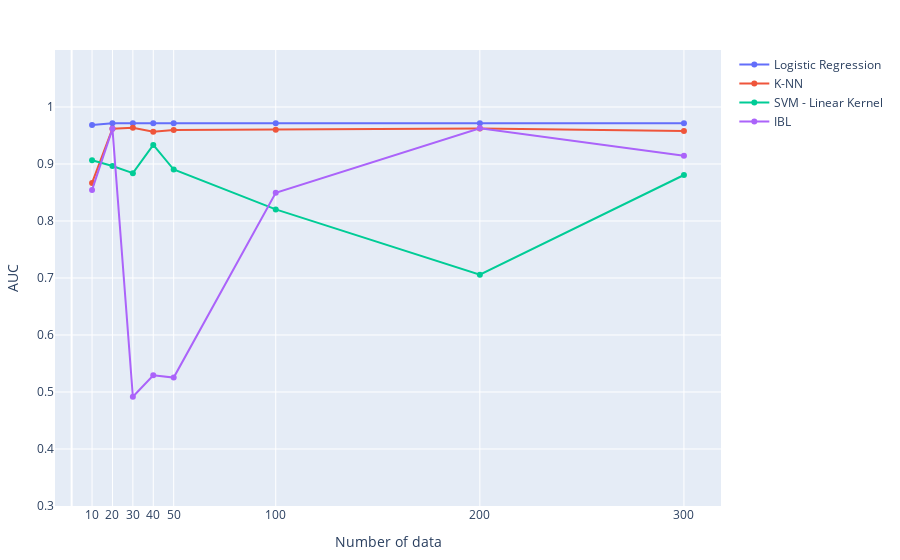

Notebook cell for this chart:
### Code cell
plot_graph(num_data, logic, k_nn, ibl, svm, yaxis)

### Figure 1 — Plotly figure (JSON) as saved in the notebook; plotly's stock layout.template omitted (floating-point values rounded to 4 significant figures)
{"data": [{"mode": "lines+markers", "name": "Logistic Regression", "type": "scatter", "x": [10, 20, 30, 40, 50, 100, 200, 300], "y": [0.9683, 0.9716, 0.9716, 0.9716, 0.9714, 0.9713, 0.9716, 0.9717]}, {"mode": "lines+markers", "name": "K-NN", "type": "scatter", "x": [10, 20, 30, 40, 50, 100, 200, 300], "y": [0.8668, 0.962, 0.9634, 0.9564, 0.9595, 0.9602, 0.9623, 0.9578]}, {"mode": "lines+markers", "name": "SVM - Linear Kernel", "type": "scatter", "x": [10, 20, 30, 40, 50, 100, 200, 300], "y": [0.9065, 0.8965, 0.8839, 0.9335, 0.8903, 0.8203, 0.7058, 0.8807]}, {"mode": "lines+markers", "name": "IBL", "type": "scatter", "x": [10, 20, 30, 40, 50, 100, 200, 300], "y": [0.8546, 0.9617, 0.4917, 0.5292, 0.5253, 0.8494, 0.9627, 0.9144]}], "layout": {"autosize": false, "margin": {"b": 50, "l": 50, "pad": 0, "r": 20, "t": 50}, "xaxis": {"tickvals": [10, 20, 30, 40, 50, 100, 200, 300], "title": {"text": "Number of data"}}, "yaxis": {"range": [0.3, 1.1], "tickvals": [0.2, 0.3, 0.4, 0.5, 0.6, 0.7, 0.8, 0.9, 1], "title": {"text": "AUC"}}}}
